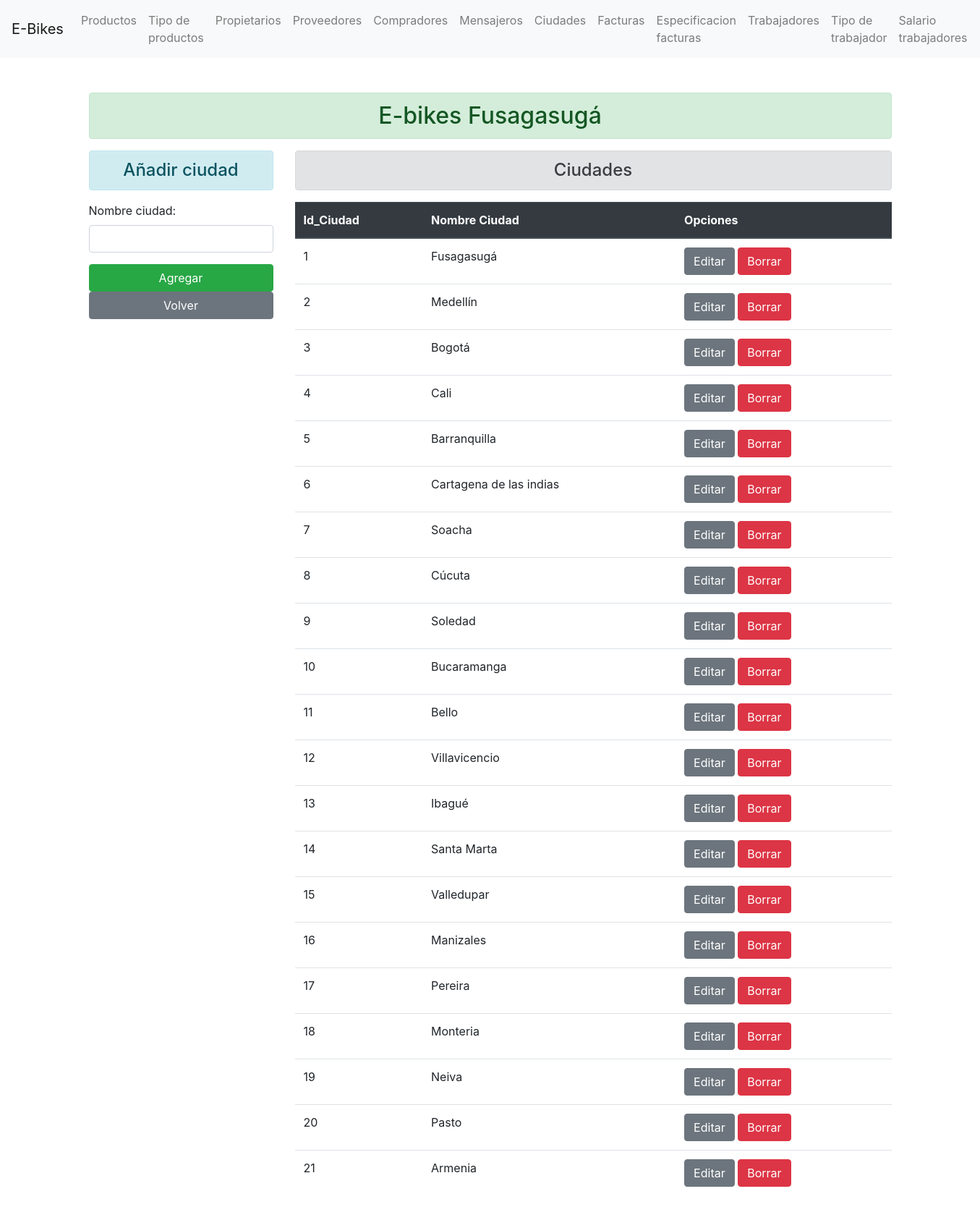
Page /ciudad/ on the committed database.
### enroll/models.py (models this page shows)
class Ciudad(models.Model):
    id_ciudad = models.AutoField(auto_created=True, primary_key=True)
    nombre_ciudad = models.CharField(max_length=70)

### enroll/views.py (the view)
# urls.py: path('ciudad/', views.add_ciudad, name="addciudad" ),
def add_ciudad(request):
    if request.method == 'POST':
        fm = CiudadRegistration(request.POST)
        if fm.is_valid():
            nc = fm.cleaned_data['nombre_ciudad']
            reg = Ciudad(nombre_ciudad=nc)
            reg.save()
            fm = CiudadRegistration()
    else:
        fm = CiudadRegistration()
    ciudad_add = Ciudad.objects.all()
    return render(request, 'enroll/addciudad.html', {'form':fm, 'ciudad':ciudad_add})

### enroll/forms.py
class CiudadRegistration(forms.ModelForm):
    class Meta:
        model = Ciudad
        fields = ['id_ciudad', 'nombre_ciudad']
        widgets = {
            'nombre_ciudad': forms.TextInput(attrs={'class':'form-control'}),
        }

### enroll/templates/enroll/addciudad.html (shortened to what this page needs)
{% extends 'enroll/base.html' %}
{% block content  %}
    <div class="row">
        <div class="col-sm-3">
            <h4 class="text-center alert alert-info">Añadir ciudad</h4>
            <form action=" " method="POST">
                {{form.as_p}}
                <input type="submit" class="btn btn-success btn-block" value="Agregar" >
            </form>
            <a class="btn btn-secondary btn-block" href="/">Volver</a>
        </div>
        <div class="col-sm-9">
            <h4 class="text-center alert alert-secondary">Ciudades</h4>
            {% if ciudad %}
                <table class="table">
                    <thead class="thead-dark">
                    <tr>
                        <th scope="col">Id_Ciudad</th>
                        <th scope="col">Nombre Ciudad</th>
                        <th scope="col">Opciones</th>
                    </tr>
                    </thead>
                    <tbody>
                        {% for ciudades in ciudad %}
                        <tr>
                            <td>{{ciudades.id_ciudad}}</td>
                            <td>{{ciudades.nombre_ciudad}}</td>
                            <td>
                                <a href="{% url 'updateciudad' ciudades.id_ciudad %}" class="btn btn-secondary bt-sm" >Editar</a>
                                <form action="{% url 'deleteciudad' ciudades.id_ciudad %}" method="post" class="d-inline"> {% csrf_token %}
                                    <input type="submit" class="btn btn-danger bt-sm" value="Borrar">
                                </form>
                            </td>
                        </tr>
                        {% endfor %}
                    </tbody>
                </table>
            {% else %}
                <h4 class="text-center alert alert-warning">No hay ciudades registradas</h4>
            {%  endif %}
        </div>
    </div>
{% endblock content  %}

### rows in the picture
Ciudad: id_ciudad "1", nombre_ciudad "Fusagasugá"
Ciudad: id_ciudad "2", nombre_ciudad "Medellín"
Ciudad: id_ciudad "3", nombre_ciudad "Bogotá"
Ciudad: id_ciudad "4", nombre_ciudad "Cali"
Ciudad: id_ciudad "5", nombre_ciudad "Barranquilla"
Ciudad: id_ciudad "6", nombre_ciudad "Cartagena de las indias"
Ciudad: id_ciudad "7", nombre_ciudad "Soacha"
Ciudad: id_ciudad "8", nombre_ciudad "Cúcuta"
Ciudad: id_ciudad "9", nombre_ciudad "Soledad"
Ciudad: id_ciudad "10", nombre_ciudad "Bucaramanga"
Ciudad: id_ciudad "11", nombre_ciudad "Bello"
Ciudad: id_ciudad "12", nombre_ciudad "Villavicencio"
Ciudad: id_ciudad "13", nombre_ciudad "Ibagué"
Ciudad: id_ciudad "14", nombre_ciudad "Santa Marta"
Ciudad: id_ciudad "15", nombre_ciudad "Valledupar"
Ciudad: id_ciudad "16", nombre_ciudad "Manizales"
Ciudad: id_ciudad "17", nombre_ciudad "Pereira"
Ciudad: id_ciudad "18", nombre_ciudad "Monteria"
Ciudad: id_ciudad "19", nombre_ciudad "Neiva"
Ciudad: id_ciudad "20", nombre_ciudad "Pasto"
Ciudad: id_ciudad "21", nombre_ciudad "Armenia"
